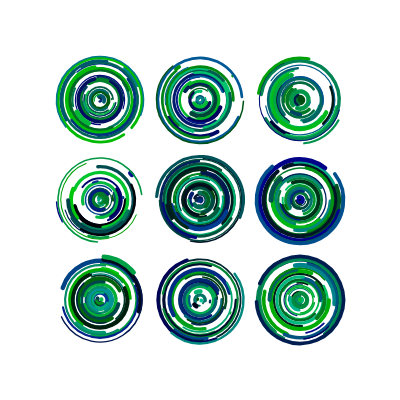
Frame 1 (no input)
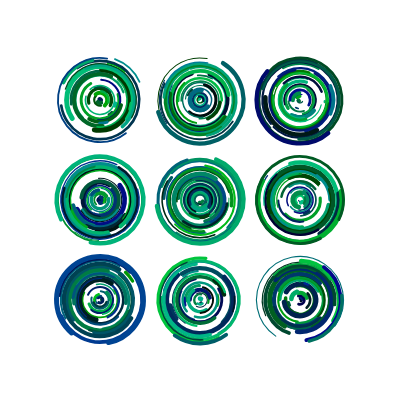
Frame 2 (the mouse pressed at the canvas centre, redrawn once)

The p5.js sketch that drew these frames (run headless with seeded random() and noise() and a simulated clock; the mouse was pressed at the canvas centre and the sketch redrawn once):

// p5.js sketch
// ── sketch.js
function setup() {
    createCanvas(400, 400);
    angleMode(DEGREES);
}

function draw() {
    background(255);
    noLoop();

    for (let X = 100; X < width; X += 100) {
        for (let Y = 100; Y < height; Y += 100) {
            for (let i = 0; i < 31; i++) {
                let wh;
                if (i < 30) {
                    wh = (i + 1) *  2.9;
                } else {
                    wh = 0;
                }
                stroke(random(0), random(200), random(150));
                strokeWeight(random(1, 5));
                strokeCap(ROUND);
                noFill();            
                arc(X, Y, wh, wh, random(0,360), random(0,360), OPEN);
            }
        }
    }
}
